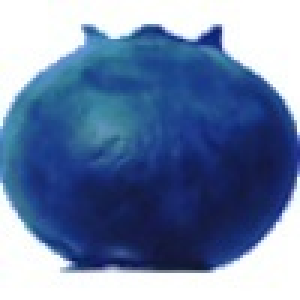
#> input picture Fruits_project/files_fruits/dataset/test/blueberry_108.jpg, 100 x 100 px, found by its file name (shown 3 times larger)
$ python target.py
#> lines starting #> are read from the running program, lines starting #| are printed output that depends on the picture
'''
 Copyright 2020 Xilinx Inc.

 Licensed under the Apache License, Version 2.0 (the "License");
 you may not use this file except in compliance with the License.
 You may obtain a copy of the License at

     http://www.apache.org/licenses/LICENSE-2.0

 Unless required by applicable law or agreed to in writing, software
 distributed under the License is distributed on an "AS IS" BASIS,
 WITHOUT WARRANTIES OR CONDITIONS OF ANY KIND, either express or implied.
 See the License for the specific language governing permissions and
 limitations under the License.
'''

'''
Make the target folder
Copies images, application code and compiled xmodel to 'target'
'''

'''
Author: Mark Harvey
'''


import argparse
import os
import shutil
import sys
import cv2
from tqdm import tqdm


DIVIDER = '-----------------------------------------'


def make_target(target_dir,image_dir,input_height,input_width,num_images,app_dir,model):

    # remove any previous data
#> called with target_dir = 'target', image_dir = 'dataset/test', input_height = 224, input_width = 224, num_images = 1000, app_dir = 'application', model = 'compiled_model/customcnn.xmodel'
    shutil.rmtree(target_dir, ignore_errors=True)
    os.makedirs(target_dir)
    os.makedirs(target_dir+'/images')

    # make a list of images
    images = os.listdir(image_dir)

    # resize each image and save to target folder
    print('Resizing and copying',num_images,'images...')
    for i in tqdm(range(num_images)):
        image = cv2.imread(os.path.join(image_dir, images[i]))
#> image is the input picture: shape (100, 100, 3); mean B, G, R 167.8, 131.2, 109.8
        image = cv2.resize(image, (input_width, input_height),interpolation=cv2.INTER_CUBIC)
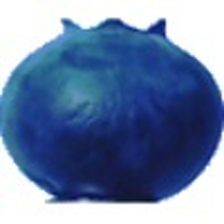
#> image: shape (224, 224, 3); mean B, G, R 167.7, 131.1, 109.8
        cv2.imwrite(os.path.join(target_dir,'images',images[i]), image)
#> pass 2 of the loop in make_target, `for i in tqdm(range(num_images)):`:
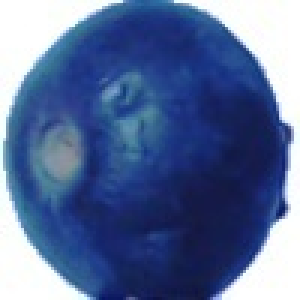
#> input picture Fruits_project/files_fruits/dataset/test/blueberry_116.jpg, 100 x 100 px, found by its file name (shown 3 times larger)
#> in make_target, image is the input picture: shape (100, 100, 3); mean B, G, R 152.5, 108.1, 88
#> in make_target, `image = cv2.resize(image, (input_width, input_height),interpolation=cv..`:
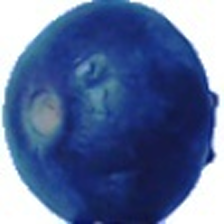
#> image: shape (224, 224, 3); mean B, G, R 152.4, 108, 87.9

    # copy application code
    print('Copying application code from',app_dir,'...')
    shutil.copy(os.path.join(app_dir, 'app_mt.py'), target_dir)

    # copy compiled model
    print('Copying compiled model from',model,'...')
    shutil.copy(model, target_dir)


    return


def main():

    # construct the argument parser and parse the arguments
    ap = argparse.ArgumentParser()
    ap.add_argument('-t', '--target_dir', type=str,  default='target', help='Full path of target folder. Default is target')
    ap.add_argument('-i', '--image_dir',  type=str,  default='dataset/test', help='Full path of images folder. Default is dataset/test')
    ap.add_argument('-ih','--input_height',type=int, default=224,  help='Input image height in pixels.')
    ap.add_argument('-iw','--input_width', type=int, default=224,  help='Input image width in pixels.')
    ap.add_argument('-n', '--num_images', type=int,  default=1000, help='Number of test images. Default is 1000')
    ap.add_argument('-a', '--app_dir',    type=str,  default='application', help='Full path of application code folder. Default is application')
    ap.add_argument('-m', '--model',      type=str,  default='compiled_model/customcnn.xmodel', help='Full path of compiled model.Default is compiled_model/customcnn.xmodel')
    args = ap.parse_args()

    print('\n------------------------------------')
    print(sys.version)
    print('------------------------------------')
    print ('Command line options:')
    print (' --target_dir   : ', args.target_dir)
    print (' --image_dir    : ', args.image_dir)
    print (' --input_height : ', args.input_height)
    print (' --input_width  : ', args.input_width)
    print (' --num_images   : ', args.num_images)
    print (' --app_dir      : ', args.app_dir)
    print (' --model        : ', args.model)
    print('------------------------------------\n')


    make_target(args.target_dir, args.image_dir, args.input_height, args.input_width, args.num_images, args.app_dir, args.model)


if __name__ ==  "__main__":
#> (the run stopped early here; a loop or call above may not have finished)
